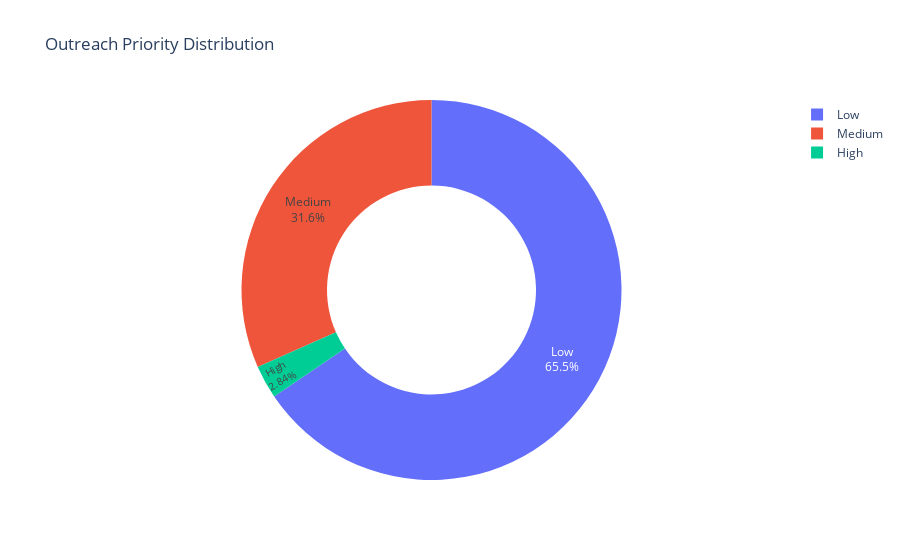

Notebook source saved alongside this figure:
### Markdown cell above
## Overview Visuals (used in the BI dashboard)

### 1) Priority Distribution (donut)

### Code cell
if "outreach_priority" in df.columns:
    pr = df["outreach_priority"].value_counts(dropna=False).rename_axis("priority").reset_index(name="count")
    fig = px.pie(pr, values="count", names="priority", hole=0.55,
                 title="Outreach Priority Distribution")
    fig.update_traces(textposition="inside", textinfo="percent+label")
    fig.show()
else:
    print("Column 'outreach_priority' not found; skipping donut chart.")

### Figure 1 — Plotly figure (JSON) as saved in the notebook; plotly's stock layout.template omitted (floating-point values rounded to 4 significant figures)
{"data": [{"domain": {"x": [0, 1], "y": [0, 1]}, "hole": 0.55, "hovertemplate": "priority=%{label}<br>count=%{value}<extra></extra>", "labels": ["Low", "Medium", "High"], "legendgroup": "", "name": "", "showlegend": true, "textinfo": "percent+label", "textposition": "inside", "type": "pie", "values": [7777, 3754, 337]}], "layout": {"legend": {"tracegroupgap": 0}, "title": {"text": "Outreach Priority Distribution"}}}
